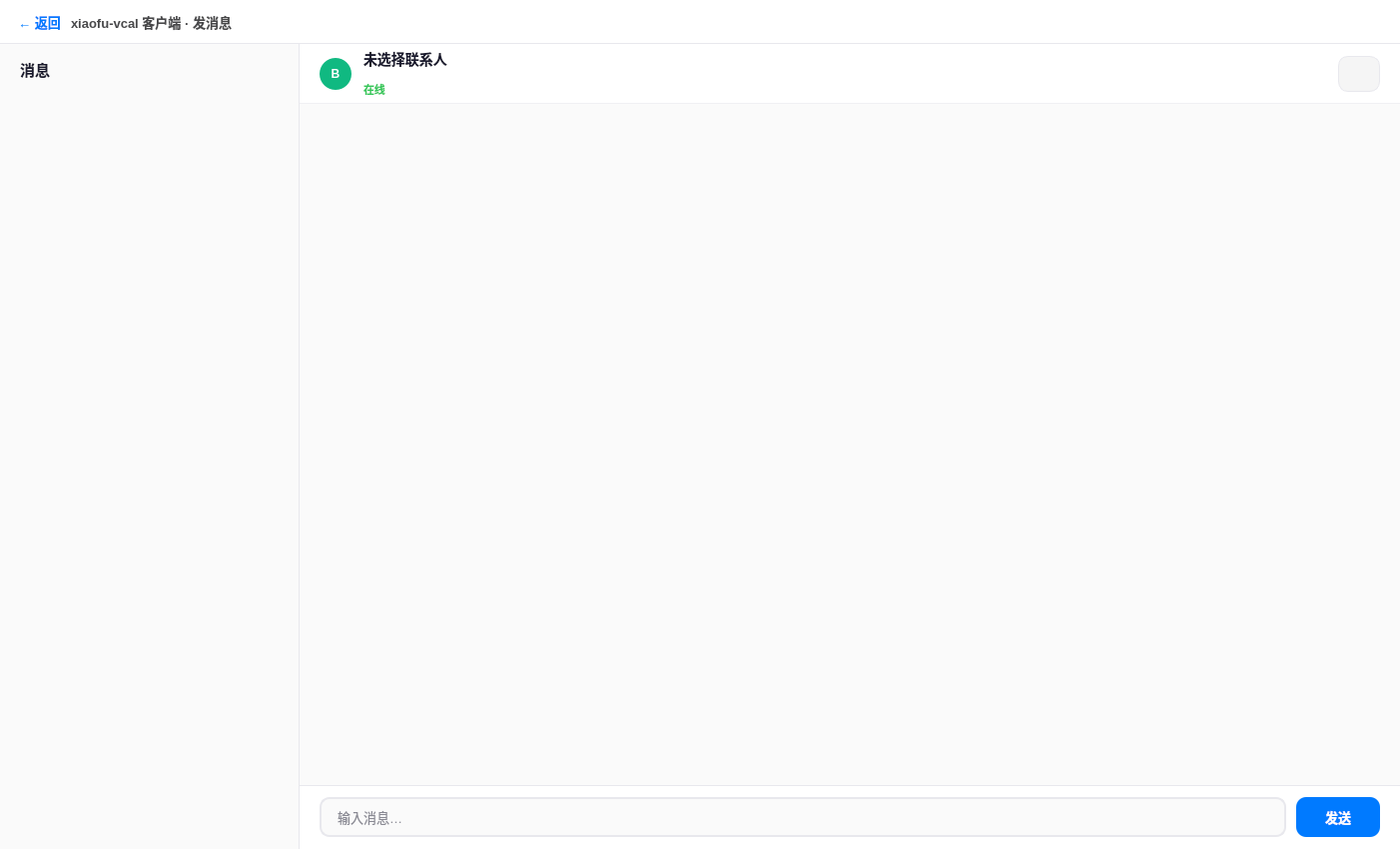
<?xml version="1.0" encoding="UTF-8"?>
<ui version="4.0">
 <class>ChatWidget</class>
 <widget class="QWidget" name="ChatWidget">
  <property name="geometry">
   <rect>
    <x>0</x>
    <y>0</y>
    <width>1402</width>
    <height>850</height>
   </rect>
  </property>
  <property name="minimumSize">
   <size>
    <width>765</width>
    <height>510</height>
   </size>
  </property>
  <property name="windowTitle">
   <string>xiaofu-vcal 客户端 · 发消息</string>
  </property>
  <property name="styleSheet">
   <string notr="true">#ChatWidget{background:#FFFFFF;font-family:&quot;Microsoft YaHei UI&quot;;}
#titleBar{background:#FFFFFF;border-bottom:1px solid #E8E8ED;}
#titleLabel{font-size:13px;font-weight:600;color:#48484A;}
QToolButton#btnMin,QToolButton#btnMax,QToolButton#btnClose{border:none;border-radius:8px;}
QToolButton#btnMin:hover,QToolButton#btnMax:hover{background:#F5F5F5;}
QToolButton#btnClose:hover{background:#FF5F57;}
QPushButton#btnBack{border:none;background:transparent;color:#007AFF;font-size:13px;font-weight:500;padding:4px 2px;}
QPushButton#btnBack:hover{color:#0062CC;}
#convListPanel{background:#FAFAFA;border-right:1px solid #E8E8ED;}
#labelConvTitle{font-size:15px;font-weight:700;color:#1A1A2E;padding:14px 16px 6px 16px;}
QListWidget#convList{border:none;background:transparent;outline:none;}
QListWidget#convList::item{padding:12px 16px;border-left:2px solid transparent;color:#1A1A2E;font-size:13px;}
QListWidget#convList::item:hover{background:#F5F5F5;}
QListWidget#convList::item:selected{background:#EBF5FF;border-left-color:#007AFF;color:#1A1A2E;}
#chatPanel{background:#FFFFFF;}
#chatHead{border-bottom:1px solid #F0F0F3;background:#FFFFFF;}
#headAvatar{border-radius:16px;background:#10B981;color:#FFFFFF;font-size:12px;font-weight:700;}
#headName{font-size:14px;font-weight:600;color:#1A1A2E;}
#headStatus{font-size:11px;color:#34C759;font-weight:500;}
QToolButton#btnCall{border:1px solid #E8E8ED;border-radius:10px;background:#F5F5F5;}
QToolButton#btnCall:hover{background:#E8E8ED;}
QListWidget#listMessages{border:none;background:#FAFAFA;}
QListWidget#listMessages::item{padding:0px;color:#1A1A2E;font-size:13px;}
#inputRow{background:#FFFFFF;border-top:1px solid #E8E8ED;}
QLineEdit#editMessage{border:1.5px solid #E8E8ED;border-radius:10px;padding:0 14px;font-size:13px;background:#FAFAFA;color:#1A1A2E;}
QLineEdit#editMessage:focus{border-color:#007AFF;background:#FFFFFF;}
QPushButton#btnSend{background:#007AFF;color:#FFFFFF;border:none;border-radius:10px;font-size:13px;font-weight:600;padding:0 22px;}
QPushButton#btnSend:hover{background:#0062CC;}
QPushButton#btnSend:pressed{background:#0051A8;}
QPushButton#btnSend:disabled{background:#A8CFFF;color:#F7FAFF;}</string>
  </property>
  <layout class="QVBoxLayout" name="rootLayout">
   <property name="spacing">
    <number>0</number>
   </property>
   <property name="leftMargin">
    <number>0</number>
   </property>
   <property name="topMargin">
    <number>0</number>
   </property>
   <property name="rightMargin">
    <number>0</number>
   </property>
   <property name="bottomMargin">
    <number>0</number>
   </property>
   <item>
    <widget class="QWidget" name="titleBar" native="true">
     <property name="minimumSize">
      <size>
       <width>0</width>
       <height>44</height>
      </size>
     </property>
     <property name="maximumSize">
      <size>
       <width>16777215</width>
       <height>44</height>
      </size>
     </property>
     <layout class="QHBoxLayout" name="titleLayout">
      <property name="spacing">
       <number>8</number>
      </property>
      <property name="leftMargin">
       <number>16</number>
      </property>
      <property name="topMargin">
       <number>0</number>
      </property>
      <property name="rightMargin">
       <number>8</number>
      </property>
      <property name="bottomMargin">
       <number>0</number>
      </property>
      <item>
       <widget class="QPushButton" name="btnBack">
        <property name="cursor">
         <cursorShape>PointingHandCursor</cursorShape>
        </property>
        <property name="text">
         <string>← 返回</string>
        </property>
       </widget>
      </item>
      <item>
       <widget class="QLabel" name="titleLabel">
        <property name="text">
         <string>xiaofu-vcal 客户端 · 发消息</string>
        </property>
       </widget>
      </item>
      <item>
       <spacer name="titleSpacer">
        <property name="orientation">
         <enum>Qt::Horizontal</enum>
        </property>
        <property name="sizeHint" stdset="0">
         <size>
          <width>40</width>
          <height>20</height>
         </size>
        </property>
       </spacer>
      </item>
      <item>
       <widget class="QToolButton" name="btnMin">
        <property name="minimumSize">
         <size>
          <width>40</width>
          <height>34</height>
         </size>
        </property>
        <property name="maximumSize">
         <size>
          <width>40</width>
          <height>34</height>
         </size>
        </property>
        <property name="toolTip">
         <string>最小化</string>
        </property>
        <property name="icon">
         <iconset resource="../resources.qrc">
          <normaloff>:/icons/win-min.png</normaloff>:/icons/win-min.png</iconset>
        </property>
        <property name="iconSize">
         <size>
          <width>14</width>
          <height>14</height>
         </size>
        </property>
       </widget>
      </item>
      <item>
       <widget class="QToolButton" name="btnMax">
        <property name="minimumSize">
         <size>
          <width>40</width>
          <height>34</height>
         </size>
        </property>
        <property name="maximumSize">
         <size>
          <width>40</width>
          <height>34</height>
         </size>
        </property>
        <property name="toolTip">
         <string>最大化</string>
        </property>
        <property name="icon">
         <iconset resource="../resources.qrc">
          <normaloff>:/icons/win-max.png</normaloff>:/icons/win-max.png</iconset>
        </property>
        <property name="iconSize">
         <size>
          <width>14</width>
          <height>14</height>
         </size>
        </property>
       </widget>
      </item>
      <item>
       <widget class="QToolButton" name="btnClose">
        <property name="minimumSize">
         <size>
          <width>40</width>
          <height>34</height>
         </size>
        </property>
        <property name="maximumSize">
         <size>
          <width>40</width>
          <height>34</height>
         </size>
        </property>
        <property name="toolTip">
         <string>关闭</string>
        </property>
        <property name="icon">
         <iconset resource="../resources.qrc">
          <normaloff>:/icons/win-close.png</normaloff>:/icons/win-close.png</iconset>
        </property>
        <property name="iconSize">
         <size>
          <width>14</width>
          <height>14</height>
         </size>
        </property>
       </widget>
      </item>
     </layout>
    </widget>
   </item>
   <item>
    <widget class="QWidget" name="body" native="true">
     <layout class="QHBoxLayout" name="bodyLayout">
      <property name="spacing">
       <number>0</number>
      </property>
      <property name="leftMargin">
       <number>0</number>
      </property>
      <property name="topMargin">
       <number>0</number>
      </property>
      <property name="rightMargin">
       <number>0</number>
      </property>
      <property name="bottomMargin">
       <number>0</number>
      </property>
      <item>
       <widget class="QWidget" name="convListPanel" native="true">
        <property name="minimumSize">
         <size>
          <width>300</width>
          <height>0</height>
         </size>
        </property>
        <property name="maximumSize">
         <size>
          <width>300</width>
          <height>16777215</height>
         </size>
        </property>
        <layout class="QVBoxLayout" name="convListLayout">
         <property name="spacing">
          <number>0</number>
         </property>
         <property name="leftMargin">
          <number>0</number>
         </property>
         <property name="topMargin">
          <number>0</number>
         </property>
         <property name="rightMargin">
          <number>0</number>
         </property>
         <property name="bottomMargin">
          <number>0</number>
         </property>
         <item>
          <widget class="QLabel" name="labelConvTitle">
           <property name="text">
            <string>消息</string>
           </property>
          </widget>
         </item>
         <item>
          <widget class="QListWidget" name="convList">
           <property name="focusPolicy">
            <enum>Qt::NoFocus</enum>
           </property>
          </widget>
         </item>
        </layout>
       </widget>
      </item>
      <item>
       <widget class="QWidget" name="chatPanel" native="true">
        <layout class="QVBoxLayout" name="chatPanelLayout">
         <property name="spacing">
          <number>0</number>
         </property>
         <property name="leftMargin">
          <number>0</number>
         </property>
         <property name="topMargin">
          <number>0</number>
         </property>
         <property name="rightMargin">
          <number>0</number>
         </property>
         <property name="bottomMargin">
          <number>0</number>
         </property>
         <item>
          <widget class="QWidget" name="chatHead" native="true">
           <property name="minimumSize">
            <size>
             <width>0</width>
             <height>60</height>
            </size>
           </property>
           <property name="maximumSize">
            <size>
             <width>16777215</width>
             <height>60</height>
            </size>
           </property>
           <layout class="QHBoxLayout" name="chatHeadLayout">
            <property name="spacing">
             <number>12</number>
            </property>
            <property name="leftMargin">
             <number>20</number>
            </property>
            <property name="topMargin">
             <number>0</number>
            </property>
            <property name="rightMargin">
             <number>20</number>
            </property>
            <property name="bottomMargin">
             <number>0</number>
            </property>
            <item>
             <widget class="QLabel" name="headAvatar">
              <property name="minimumSize">
               <size>
                <width>32</width>
                <height>32</height>
               </size>
              </property>
              <property name="maximumSize">
               <size>
                <width>32</width>
                <height>32</height>
               </size>
              </property>
              <property name="text">
               <string>B</string>
              </property>
              <property name="alignment">
               <set>Qt::AlignCenter</set>
              </property>
             </widget>
            </item>
            <item>
             <layout class="QVBoxLayout" name="headInfoLayout">
              <property name="spacing">
               <number>2</number>
              </property>
              <item>
               <widget class="QLabel" name="headName">
                <property name="text">
                 <string>未选择联系人</string>
                </property>
               </widget>
              </item>
              <item>
               <widget class="QLabel" name="headStatus">
                <property name="text">
                 <string>在线</string>
                </property>
               </widget>
              </item>
             </layout>
            </item>
            <item>
             <spacer name="headSpacer">
              <property name="orientation">
               <enum>Qt::Horizontal</enum>
              </property>
              <property name="sizeHint" stdset="0">
               <size>
                <width>40</width>
                <height>20</height>
               </size>
              </property>
             </spacer>
            </item>
            <item>
             <widget class="QToolButton" name="btnCall">
              <property name="minimumSize">
               <size>
                <width>42</width>
                <height>36</height>
               </size>
              </property>
              <property name="maximumSize">
               <size>
                <width>42</width>
                <height>36</height>
               </size>
              </property>
              <property name="toolTip">
               <string>视频通话</string>
              </property>
              <property name="icon">
               <iconset resource="../resources.qrc">
                <normaloff>:/icons/icon-call.png</normaloff>:/icons/icon-call.png</iconset>
              </property>
              <property name="iconSize">
               <size>
                <width>18</width>
                <height>18</height>
               </size>
              </property>
             </widget>
            </item>
           </layout>
          </widget>
         </item>
         <item>
          <widget class="QListWidget" name="listMessages">
           <property name="focusPolicy">
            <enum>Qt::NoFocus</enum>
           </property>
          </widget>
         </item>
         <item>
          <widget class="QWidget" name="inputRow" native="true">
           <property name="minimumSize">
            <size>
             <width>0</width>
             <height>64</height>
            </size>
           </property>
           <property name="maximumSize">
            <size>
             <width>16777215</width>
             <height>64</height>
            </size>
           </property>
           <layout class="QHBoxLayout" name="inputRowLayout">
            <property name="spacing">
             <number>10</number>
            </property>
            <property name="leftMargin">
             <number>20</number>
            </property>
            <property name="topMargin">
             <number>0</number>
            </property>
            <property name="rightMargin">
             <number>20</number>
            </property>
            <property name="bottomMargin">
             <number>0</number>
            </property>
            <item>
             <widget class="QLineEdit" name="editMessage">
              <property name="minimumSize">
               <size>
                <width>0</width>
                <height>40</height>
               </size>
              </property>
              <property name="maximumSize">
               <size>
                <width>16777215</width>
                <height>40</height>
               </size>
              </property>
              <property name="placeholderText">
               <string>输入消息…</string>
              </property>
             </widget>
            </item>
            <item>
             <widget class="QPushButton" name="btnSend">
              <property name="minimumSize">
               <size>
                <width>84</width>
                <height>40</height>
               </size>
              </property>
              <property name="maximumSize">
               <size>
                <width>84</width>
                <height>40</height>
               </size>
              </property>
              <property name="cursor">
               <cursorShape>PointingHandCursor</cursorShape>
              </property>
              <property name="text">
               <string>发送</string>
              </property>
             </widget>
            </item>
           </layout>
          </widget>
         </item>
        </layout>
       </widget>
      </item>
     </layout>
    </widget>
   </item>
  </layout>
 </widget>
 <resources>
  <include location="../resources.qrc"/>
 </resources>
 <connections/>
</ui>
